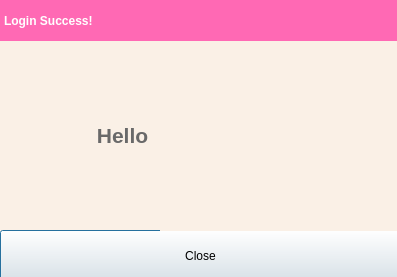
<?xml version="1.0" encoding="UTF-8"?>
<ui version="4.0">
 <class>SecondDialog</class>
 <widget class="QDialog" name="SecondDialog">
  <property name="geometry">
   <rect>
    <x>0</x>
    <y>0</y>
    <width>397</width>
    <height>277</height>
   </rect>
  </property>
  <property name="font">
   <font/>
  </property>
  <property name="windowTitle">
   <string>Dialog</string>
  </property>
  <widget class="QLabel" name="label">
   <property name="geometry">
    <rect>
     <x>0</x>
     <y>40</y>
     <width>161</width>
     <height>191</height>
    </rect>
   </property>
   <property name="font">
    <font>
     <pointsize>16</pointsize>
     <bold>true</bold>
    </font>
   </property>
   <property name="styleSheet">
    <string notr="true">QLabel {
     background-color: #FAF0E6; border: 1px solid #FAF0E6;
	color: #696969;}</string>
   </property>
   <property name="text">
    <string>        Hello </string>
   </property>
   <property name="alignment">
    <set>Qt::AlignRight|Qt::AlignTrailing|Qt::AlignVCenter</set>
   </property>
  </widget>
  <widget class="QPushButton" name="close">
   <property name="geometry">
    <rect>
     <x>0</x>
     <y>230</y>
     <width>401</width>
     <height>51</height>
    </rect>
   </property>
   <property name="font">
    <font>
     <bold>false</bold>
    </font>
   </property>
   <property name="text">
    <string>Close</string>
   </property>
  </widget>
  <widget class="QLabel" name="label_2">
   <property name="geometry">
    <rect>
     <x>0</x>
     <y>0</y>
     <width>401</width>
     <height>41</height>
    </rect>
   </property>
   <property name="font">
    <font>
     <bold>true</bold>
    </font>
   </property>
   <property name="styleSheet">
    <string notr="true">QLabel {
     background-color: #FF69B4; border: 1px solid #FF69B4;
	color: #ffffff;}</string>
   </property>
   <property name="text">
    <string>Login Success!</string>
   </property>
  </widget>
  <widget class="QLineEdit" name="usernameForm">
   <property name="geometry">
    <rect>
     <x>160</x>
     <y>40</y>
     <width>241</width>
     <height>191</height>
    </rect>
   </property>
   <property name="font">
    <font>
     <pointsize>16</pointsize>
     <bold>true</bold>
    </font>
   </property>
   <property name="styleSheet">
    <string notr="true">QLineEdit {
     background-color: #FAF0E6; border: 1px solid #FAF0E6;
	color: #696969;}</string>
   </property>
   <property name="text">
    <string/>
   </property>
  </widget>
  <zorder>label</zorder>
  <zorder>close</zorder>
  <zorder>usernameForm</zorder>
  <zorder>label_2</zorder>
 </widget>
 <resources/>
 <connections/>
</ui>
